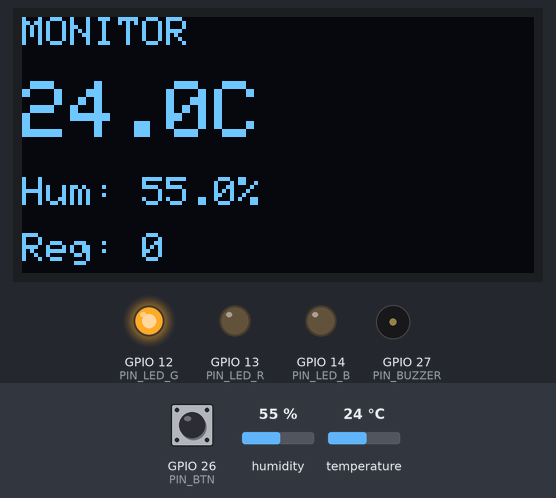
Recording of a sketch running on a simulated ESP32. Shown: 128×64 one-colour display, output pins drawn as LEDs (lit = HIGH), buzzer (waves = sounding). Inputs (shaded band) come from the test bench; at power-on: humidity 55 %, temperature 24 °C, GPIO 26 (PIN_BTN) HIGH. Storage starts empty; pins used as bus, display or sensor lines are not drawn; what the sketch prints to the serial monitor is not drawn.

Above: at 1.2 s.
1.3 s: humidity set to 84 %
At 2.6 s:
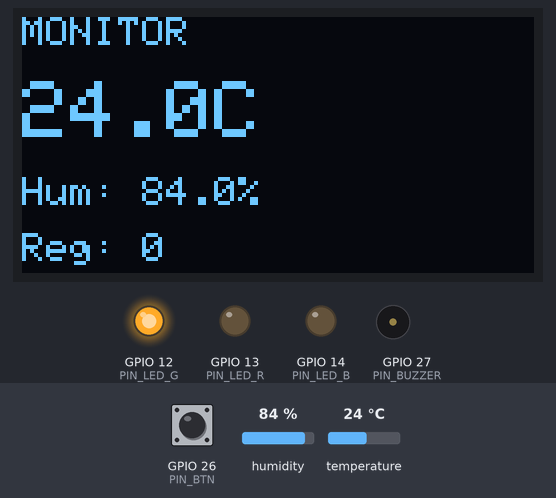
3.7 s: humidity set to 87 %
At 4.46 s:
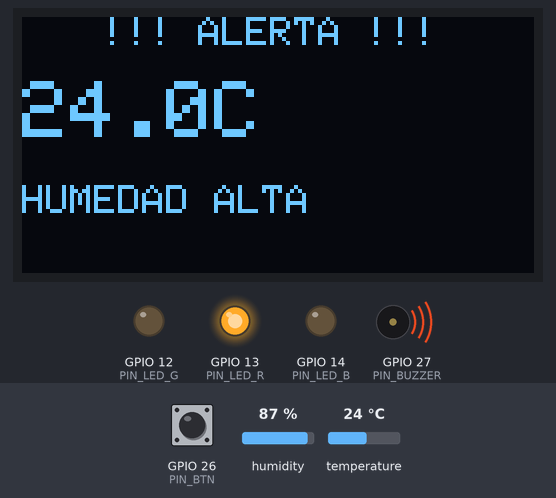
6.6 s: humidity set to 22 %
At 9.5 s:
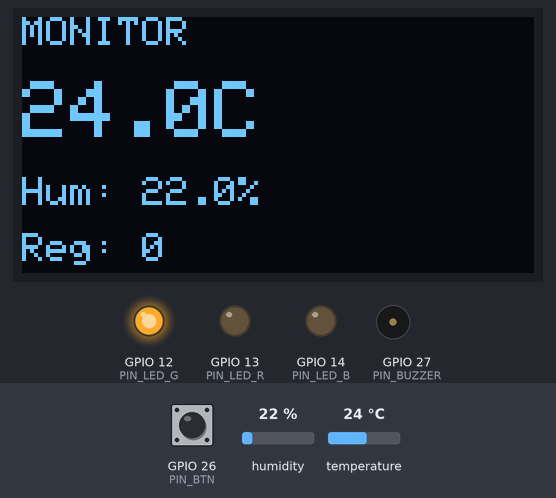
10.0 s: temperature set to 34.6 °C
At 11.8 s:
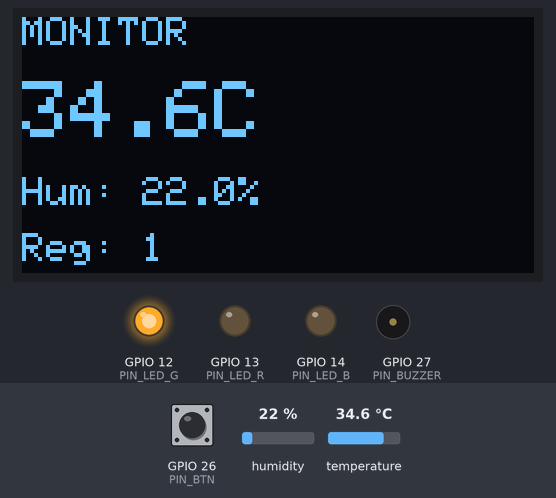
12.1 s: temperature set to 35.5 °C
At 12.9 s:
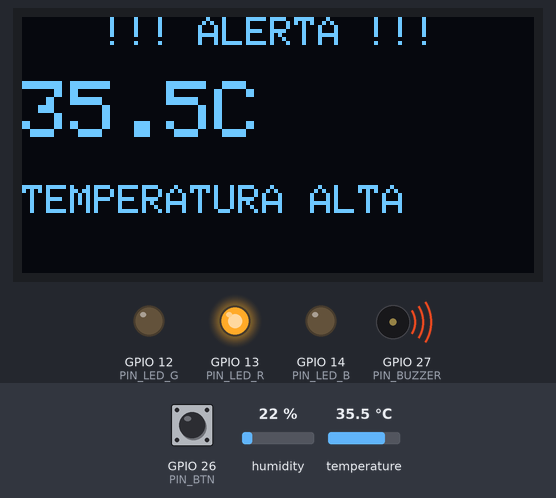
15.0 s: temperature set to 41 °C
At 17.12 s:
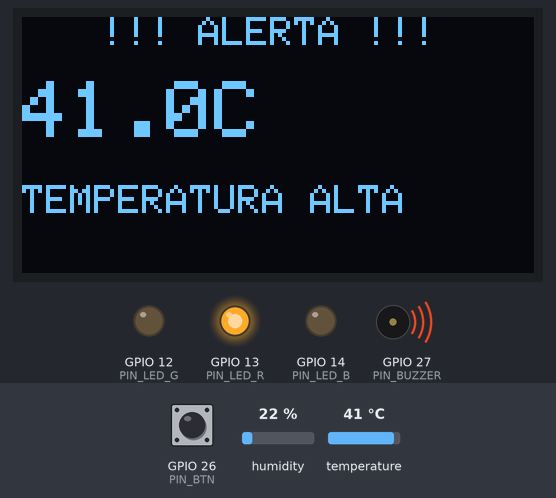
Timing chart, 0 to 20.2 s (numbered marks = the images above; inputs shaded):
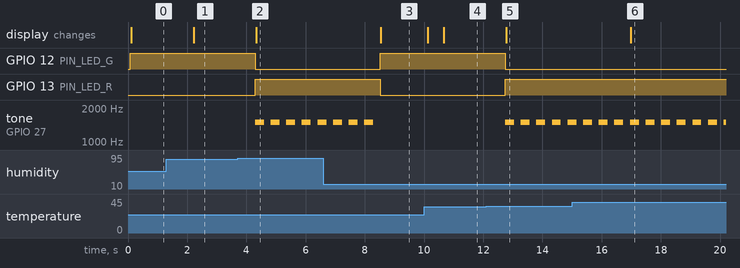

Measured:
- the behaviour switches between 85 and 86 % on humidity (found by bisection; images 1 and 2)
- the behaviour switches between 35 and 35.1 °C on temperature (found by bisection; images 4 and 5)
- after the input at 1.3 s, the display: changes after 0.92 s (image 1)
- after the input at 3.7 s, GPIO 12 (PIN_LED_G): HIGH → LOW after 0.60 s; GPIO 13 (PIN_LED_R): LOW → HIGH after 0.60 s; tone on GPIO 27 (PIN_BUZZER): alternates 1500 Hz for 0.30 s and silent for 0.23 s, starting after 0.60 s; the display: changes after 0.63 s (image 2)
- after the input at 6.6 s, GPIO 12 (PIN_LED_G): LOW → HIGH after 1.9 s; GPIO 13 (PIN_LED_R): HIGH → LOW after 1.9 s; tone on GPIO 27 (PIN_BUZZER): goes on until 8.3 s, then stays silent; the display: changes after 1.9 s (image 3)
- after the input at 10.0 s, the display: first differs from a run without the input after 0.66 s (image 4)
- after the input at 12.1 s, GPIO 12 (PIN_LED_G): HIGH → LOW after 0.65 s; GPIO 13 (PIN_LED_R): LOW → HIGH after 0.65 s; tone on GPIO 27 (PIN_BUZZER): alternates 1500 Hz for 0.30 s and silent for 0.23 s, starting after 0.65 s; the display: changes after 0.67 s (image 5)
- after the input at 15.0 s, the display: changes after 2.0 s (image 6)

The sketch:

sketch.ino
```cpp
#include <Wire.h>
#include <SPI.h>
#include <SD.h>
#include <DHT.h>
#include <Adafruit_SSD1306.h>

#define PIN_DHT     16
#define PIN_CS_SD   4
#define PIN_BTN     26
#define PIN_LED_R   13
#define PIN_LED_G   12
#define PIN_LED_B   14
#define PIN_BUZZER  27

DHT dht(PIN_DHT, DHT22);
Adafruit_SSD1306 oled(128, 64, &Wire, -1);

enum Estado { MONITOR, ALERTA, LOG };
Estado estado_actual = MONITOR;

float temp_c = 0, humedad = 0;
unsigned long t_ultimo_guardado = 0;
unsigned long t_btn_presionado  = 0;
int total_registros = 0;
bool oled_ok = false;
const int INTERVALO_GUARDADO = 10000;

void setLED(bool r, bool g, bool bl) {
  digitalWrite(PIN_LED_R, r  ? HIGH : LOW);
  digitalWrite(PIN_LED_G, g  ? HIGH : LOW);
  digitalWrite(PIN_LED_B, bl ? HIGH : LOW);
}

void guardarEnSD() {
  File f = SD.open("/datos.csv", FILE_APPEND);
  if (f) {
    f.print(millis() / 1000); f.print(",");
    f.print(temp_c, 1);       f.print(",");
    f.println(humedad, 1);
    f.close();
    total_registros++;
    Serial.print("Guardado #"); Serial.println(total_registros);
  }
}

void mostrarOLED() {
  if (!oled_ok) return;
  oled.clearDisplay();
  oled.setTextColor(WHITE);
  oled.setTextSize(1);

  switch (estado_actual) {
    case MONITOR:
      oled.setCursor(0, 0);  oled.print("MONITOR");
      oled.setTextSize(2);
      oled.setCursor(0, 16); oled.print(temp_c, 1); oled.print("C");
      oled.setTextSize(1);
      oled.setCursor(0, 40); oled.print("Hum: "); oled.print(humedad, 1); oled.print("%");
      oled.setCursor(0, 54); oled.print("Reg: "); oled.print(total_registros);
      break;
    case ALERTA:
      oled.setCursor(20, 0);  oled.print("!!! ALERTA !!!");
      oled.setTextSize(2);
      oled.setCursor(0, 16); oled.print(temp_c, 1); oled.print("C");
      oled.setTextSize(1);
      oled.setCursor(0, 42);
      if (temp_c > 35)  oled.print("TEMPERATURA ALTA");
      if (humedad > 85) oled.print("HUMEDAD ALTA");
      break;
    case LOG:
      oled.setCursor(10, 10); oled.print("MODO REGISTRO");
      oled.setCursor(10, 28); oled.print("Total: ");
      oled.setTextSize(2);
      oled.setCursor(10, 40); oled.print(total_registros);
      oled.setTextSize(1);
      oled.setCursor(0, 58);  oled.print("Suelta el boton");
      break;
  }
  oled.display();
}

void setup() {
  Serial.begin(115200);

  pinMode(PIN_LED_R, OUTPUT);
  pinMode(PIN_LED_G, OUTPUT);
  pinMode(PIN_LED_B, OUTPUT);
  setLED(false, false, false);

  pinMode(PIN_CS_SD, OUTPUT);
  digitalWrite(PIN_CS_SD, HIGH);

  Wire.begin(21, 22);
  if (!oled.begin(SSD1306_SWITCHCAPVCC, 0x3C)) {
    Serial.println("Error: OLED no encontrada.");
  } else {
    oled_ok = true;
    Serial.println("OLED lista.");
    oled.clearDisplay();
    oled.setTextColor(WHITE);
    oled.setTextSize(1);
    oled.setCursor(0, 0); oled.print("Iniciando...");
    oled.display();
  }

  dht.begin();
  pinMode(PIN_BTN, INPUT_PULLUP);

  if (SD.begin(PIN_CS_SD)) {
    Serial.println("SD lista.");
  } else {
    Serial.println("Error: SD no encontrada.");
  }

  Serial.println("Sistema listo.");
}

void loop() {
  float h = dht.readHumidity();
  float t = dht.readTemperature();
  if (!isnan(h) && !isnan(t)) { humedad = h; temp_c = t; }

  bool btn = (digitalRead(PIN_BTN) == LOW);
  if (btn) {
    if (t_btn_presionado == 0) t_btn_presionado = millis();
    if (millis() - t_btn_presionado > 3000) estado_actual = LOG;
  } else {
    t_btn_presionado = 0;
    if (estado_actual == LOG) estado_actual = MONITOR;
  }

  if (estado_actual != LOG) {
    if (temp_c > 35.0 || humedad > 85.0)
      estado_actual = ALERTA;
    else if (estado_actual == ALERTA)
      estado_actual = MONITOR;
  }

  switch (estado_actual) {
    case MONITOR:
      setLED(false, true, false);
      Serial.print("MONITOR | Temp: "); Serial.print(temp_c);
      Serial.print("C | Hum: "); Serial.print(humedad);
      Serial.print("% | Reg: "); Serial.println(total_registros);
      if (millis() - t_ultimo_guardado >= INTERVALO_GUARDADO) {
        guardarEnSD();
        t_ultimo_guardado = millis();
      }
      break;
    case ALERTA:
      setLED(true, false, false);
      tone(PIN_BUZZER, 1500, 300);
      Serial.print("!!! ALERTA !!! Temp: "); Serial.print(temp_c);
      Serial.print("C | Hum: "); Serial.println(humedad);
      break;
    case LOG:
      setLED(false, false, true);
      Serial.print("MODO LOG | Total: "); Serial.println(total_registros);
      break;
  }

  mostrarOLED();
  delay(500);
}
```
